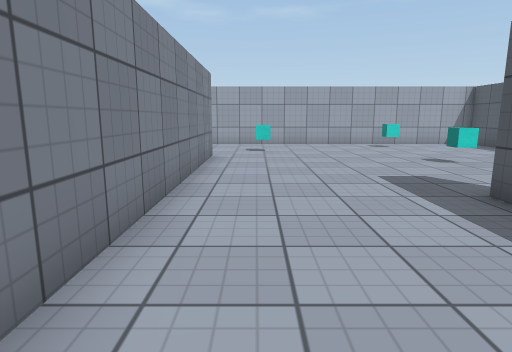
view 1 (above)

13 first-person views from a walk through a 3-D level made in the Unity game engine. The camera is 1.2 m above the floor, tilts 10° down and sees 75° across. The floor is counted in squares, 1 m on a side. Each view is taken from the middle of a square. On the plan, view 1 faces up. The plan holds only what a view shows up to about 14 squares ahead; the rest is blank. The player character is not drawn. Surface patterns are stand-ins for the level's own textures.

view 2
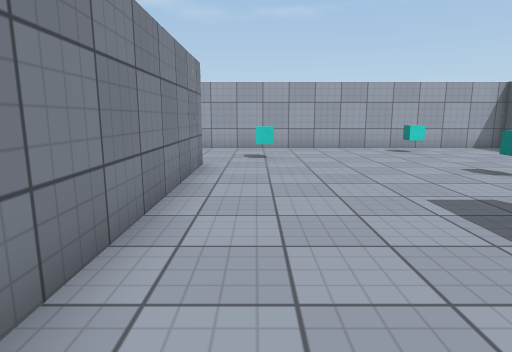

view 3
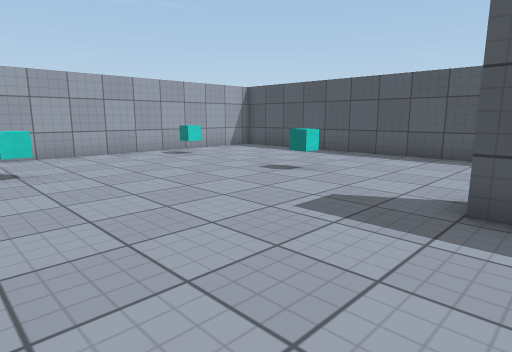

view 4
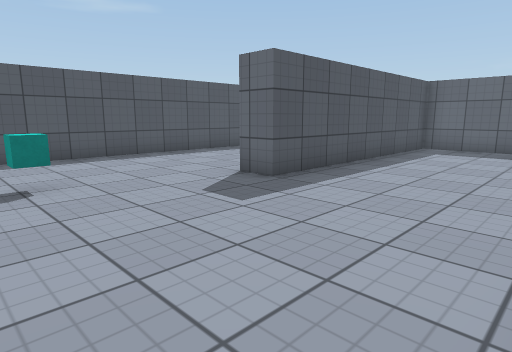

view 5
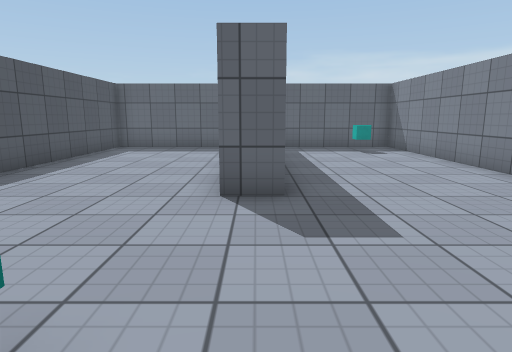

view 6
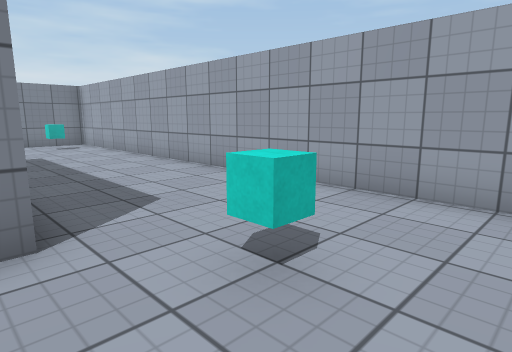

view 7
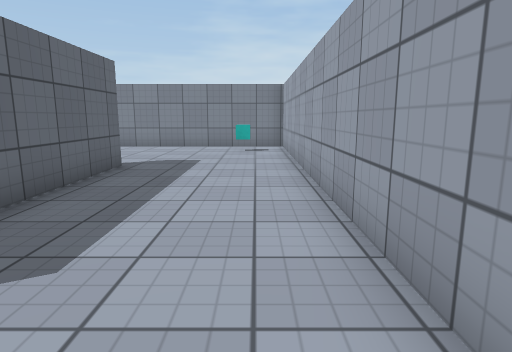

view 8
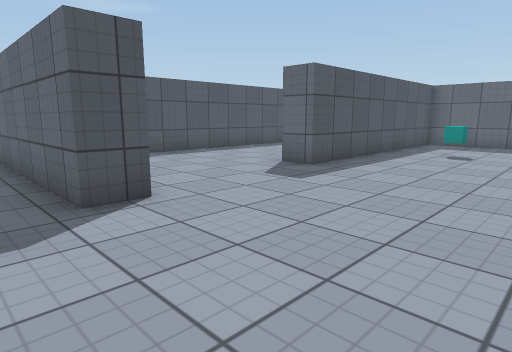

view 9
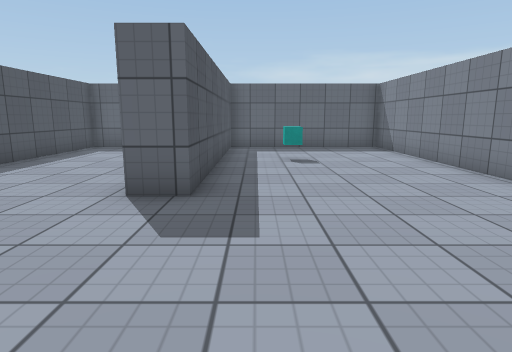

view 10
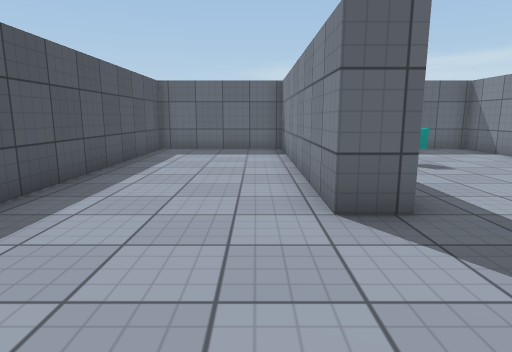

view 11
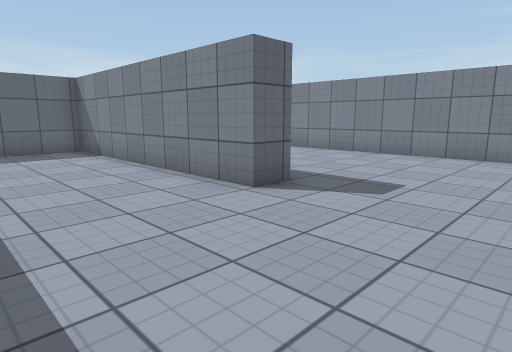

view 12
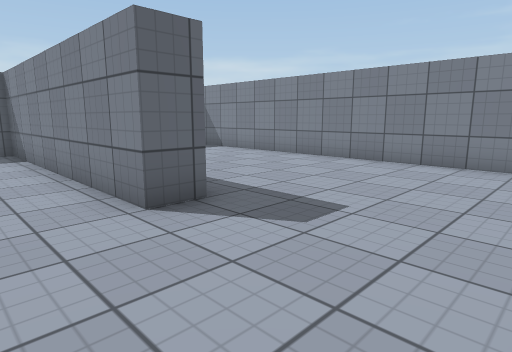

view 13
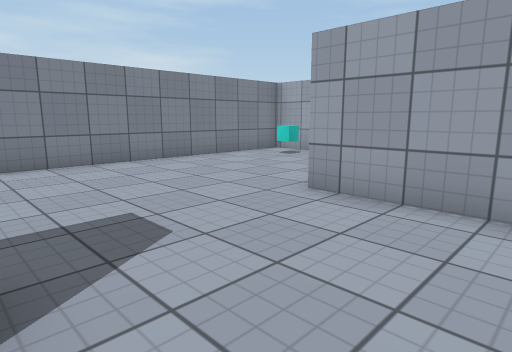

### Floor plan
Points are (right, up) in squares from view 1. A wall is a line through its corners. A room is listed if a view was taken in it or the views show most of it. See-through windows are left out.
Room 1 (views 1, 2, 3, 4, 5, 6, 7, 8, 9, 10, 11, 12, 13)
walls: (-1.4, 10.6) (-1.4, -3.7) (3.6, -3.7) (3.6, 5) (4.6, 5); (-5.5, 9.6) (-8.4, 9.6) (-8.4, 10.6) (-2.5, 10.6); (5.5, -3.7) (9.6, -3.7) (9.6, 15.1) (-13.9, 15.1) (-13.9, -3.7) (-8, -3.7) (-8, 5) (-7, 5) (-7, -3.7) (-2.4, -3.7) (-2.4, 6.6)
objects: cyan cube (-12, 14); cyan cube (-10, 0); cyan cube (0, -2); cyan cube (0, 12); cyan cube (5, 9); cyan cube (5, 14)

Where each view was taken, in squares from view 1:
view 1: 0 up, 0 right, facing up
view 2: 2 up, 0 right, facing up
view 3: 4 up, 1 left, facing up-right
view 4: 10 up, 1 left, facing down-right
view 5: 10 up, 4 right, facing down
view 6: 10 up, 2 right, facing up-left
view 7: 14 up, 0 right, facing left
view 8: 12 up, 13 left, facing down-right
view 9: 10 up, 9 left, facing down
view 10: 9 up, 6 left, facing down
view 11: 9 up, 3 left, facing down-left
view 12: 9 up, 5 left, facing down-left
view 13: 5 up, 5 left, facing up-left
